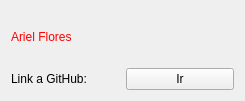
<?xml version="1.0" encoding="UTF-8"?>
<ui version="4.0">
 <class>AcercaDeForm</class>
 <widget class="QWidget" name="AcercaDeForm">
  <property name="geometry">
   <rect>
    <x>0</x>
    <y>0</y>
    <width>245</width>
    <height>101</height>
   </rect>
  </property>
  <property name="windowTitle">
   <string>Form</string>
  </property>
  <layout class="QGridLayout" name="gridLayout">
   <item row="0" column="0">
    <widget class="QLabel" name="label_2">
     <property name="styleSheet">
      <string notr="true">color: rgb(255, 0, 0);</string>
     </property>
     <property name="text">
      <string>Ariel Flores</string>
     </property>
    </widget>
   </item>
   <item row="1" column="0">
    <widget class="QLabel" name="label">
     <property name="text">
      <string>Link a GitHub:</string>
     </property>
    </widget>
   </item>
   <item row="1" column="1">
    <widget class="QPushButton" name="pushButton">
     <property name="text">
      <string>Ir</string>
     </property>
    </widget>
   </item>
  </layout>
 </widget>
 <resources/>
 <connections/>
</ui>
